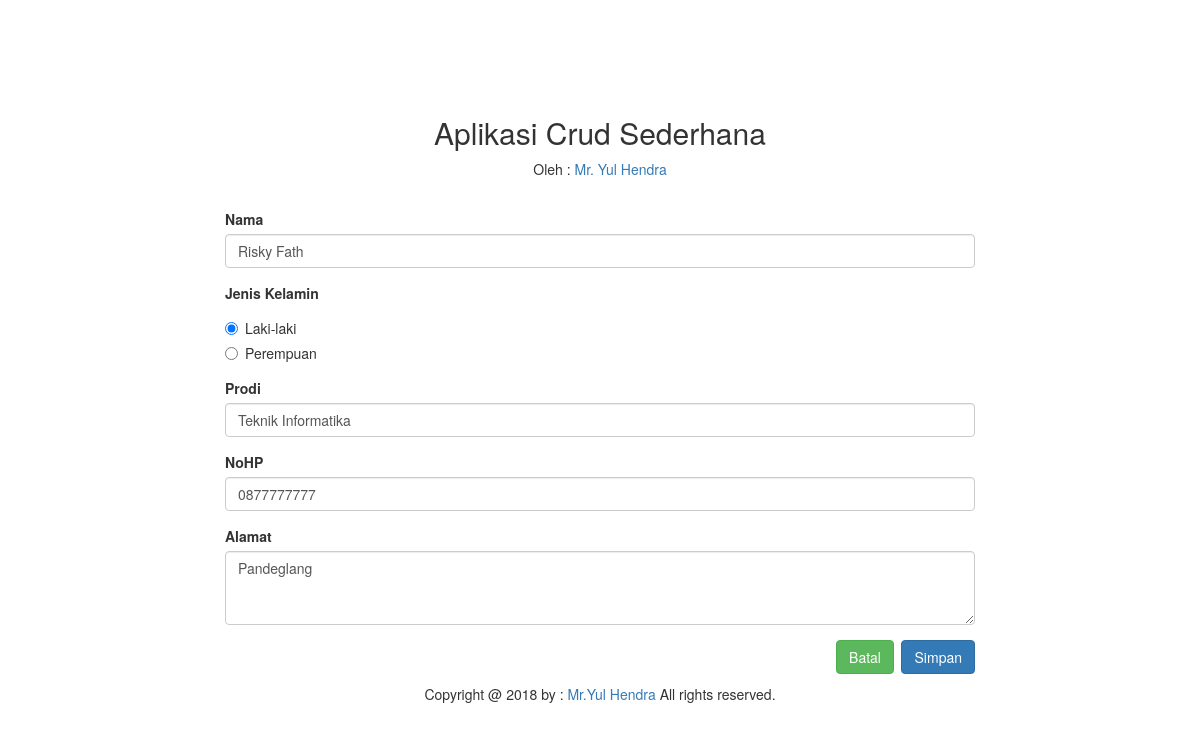
The app's page /edit.php?id=1212121212 with its own data.
### tables this page shows
CREATE TABLE `mahasiswa` (
  `npm` varchar(12) NOT NULL,
  `nama` varchar(35) NOT NULL,
  `jk` varchar(15) NOT NULL,
  `prodi` varchar(30) NOT NULL,
  `nohp` varchar(15) NOT NULL,
  `alamat` text NOT NULL
);

### edit.php (the view, shortened to what this page needs)
<html>
<head>
<link rel="stylesheet" href="style/bootstrap.min.css" />
</head>
<body>
<?php
	include"koneksi.php";
	$data = mysqli_query ($koneksi, " SELECT
                                            npm,
                                            nama,
                                            jk,
                                            prodi,
                                            nohp,
                                            alamat
                                      from
                                      mahasiswa
                                      where npm = $_GET[id]");
    $row = mysqli_fetch_array ($data);
?>
<div class="container" style="margin-top:8%">
	<div class="row">
		<div class="col-md-8 col-md-offset-2">
			<p>
				<center>
					<h2>Aplikasi Crud Sederhana</h2>
					Oleh : <a href="#" target="_blank">Mr. Yul Hendra</a>
				</center>
			</p>
			<br>
            <form role="form" method="post" action="update.php">
                <div class="form-group">
                    <label>Nama</label>
                    <input class="form-control" name="nama" value="<?php echo $row['nama'] ; ?>">
                </div>
                <div class="form-group">
                    <label>Jenis Kelamin</label>
                    <div class="radio">
                        <label>
                            <input type="radio" name="jenis_kelamin" value="Laki-laki"  <?php if($row['jk']=='Laki-laki'){ ; ?> checked <?php } ?>>Laki-laki
                        </label>
                    </div>
                    <div class="radio">
                        <label>
                            <input type="radio" name="jenis_kelamin" value="Perempuan"  <?php if($row['jk']=='Perempuan'){ ; ?> checked <?php } ?>>Perempuan
                        </label>
                    </div>
                </div>
                <div class="form-group">
                    <label>Prodi</label>
                    <input class="form-control" name="prodi"  value="<?php echo $row['prodi']; ?>">
                </div>
                <div class="form-group">
                    <label>NoHP</label>
                    <input class="form-control" name="nohp"  value="<?php echo $row['nohp'] ; ?>">
                </div>
                <div class="form-group">
                    <label>Alamat</label>
                    <textarea name="alamat" class="form-control" rows="3"><?php echo $row['alamat'] ; ?></textarea>
                </div>
                <button type="submit" class="btn btn-primary pull-right">Simpan</button>
                <a href="index.php" class="btn btn-success pull-right" style="margin-right:1%;">Batal</a>
            </form>
		</div>
	</div>
	<p>
	<center>Copyright @ 2018 by : <a href="#" target="_blank">Mr.Yul Hendra</a> All rights reserved.</center>
	</p>
</div>
</body>
</html>

### records on screen
mahasiswa: nama "Risky Fath", jk "☑ Laki-laki", jk "☐ Perempuan", prodi "Teknik Informatika", nohp "0877777777", alamat "Pandeglang"
